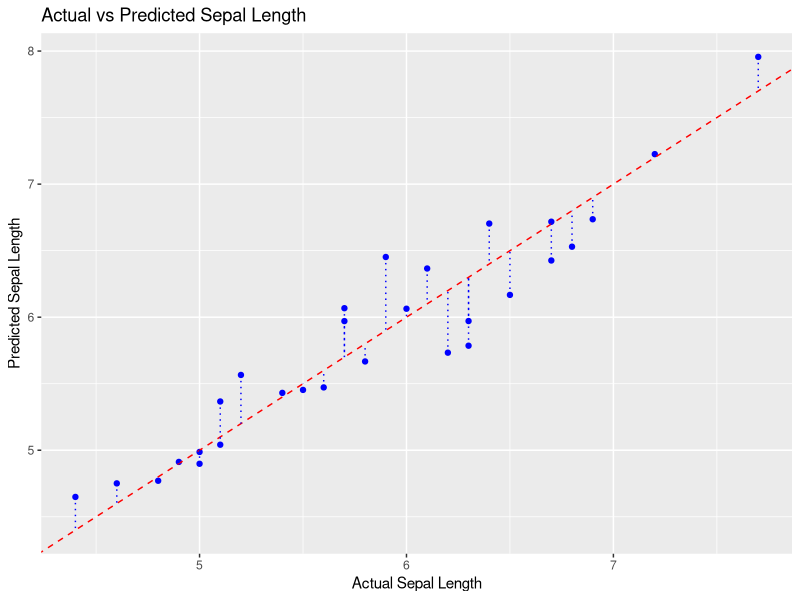

Reproduce this figure in R.
#Step 1: Import Necessary Libraries
library(datasets)
library(caTools)
library(ggplot2)

#Step 2: Load and Explore the Dataset
data("iris")
str(iris)
summary(iris)

#Step 3: Split the Data
set.seed(123)
split <- sample.split(iris$Sepal.Length, SplitRatio = 0.8)
training_set <- subset(iris, split == TRUE)
test_set <- subset(iris, split == FALSE)

#Step 4: Train the Linear Regression Model
model <- lm(Sepal.Length ~ ., data = training_set)
summary(model)

#Step 5: Make Predictions and Evaluate the Model
predictions <- predict(model, newdata = test_set)
rmse <- sqrt(mean((predictions - test_set$Sepal.Length) ^ 2))
print(rmse)

#Step 6: Visualise the Results
results <- data.frame(Actual = test_set$Sepal.Length, Predicted = predictions)
ggplot(results, aes(x = Actual, y = Predicted)) +
  geom_point(color = "blue") +  #Scatter plot
  geom_abline(slope = 1, intercept = 0, color = "red", linetype = "dashed") +  #Diagonal line
  geom_segment(aes(x = Actual, y = Predicted, xend = Actual, yend = Actual), color = "blue", linetype = "dotted") +  #Residual lines
  ggtitle("Actual vs Predicted Sepal Length") +
  xlab("Actual Sepal Length") +
  ylab("Predicted Sepal Length")
